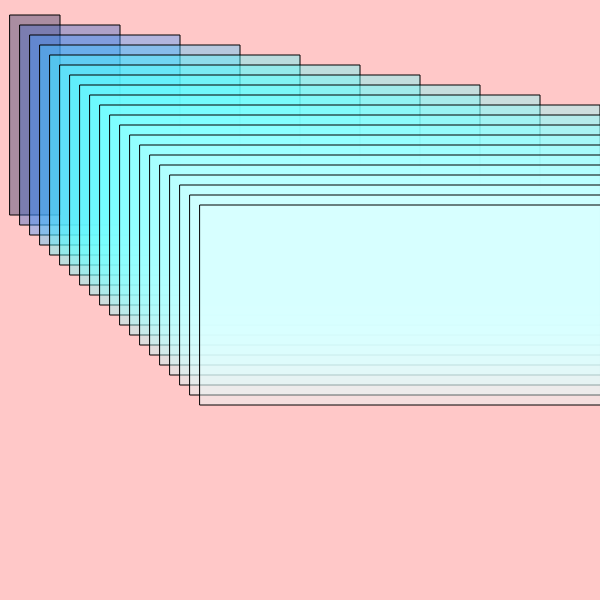
Frame 1 (no input)
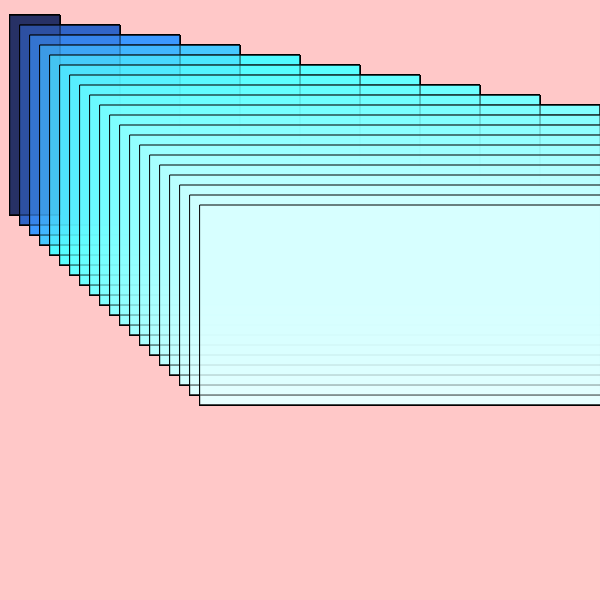
Frame 60 (no input)
Frame 120 (the mouse pressed at the canvas centre since frame 60): identical to frame 60, image omitted

The p5.js sketch that drew these frames (run headless with seeded random() and noise() and a simulated clock; from frame 60 on, the mouse is pressed at the canvas centre):

// p5.js sketch
// ── sketch.js
var cnv;

function centerCanvas() {
  var x = (windowWidth - width) / 2;
  var y = (windowHeight - height) / 2;
  cnv.position(x, y);
}

function setup() {
  cnv = createCanvas(600, 600);
  centerCanvas();
  background(255, 200, 200);
}

function windowResized() {
  centerCanvas();
}

function draw() {
  fill(30,40,200, 100);

  for (let x = 10; x <= 200; x += 10) {
    fill(x + 30, x * 5, x * 10, 100);
    rect(x, x + 5, x * 5, 200);
  }

}
